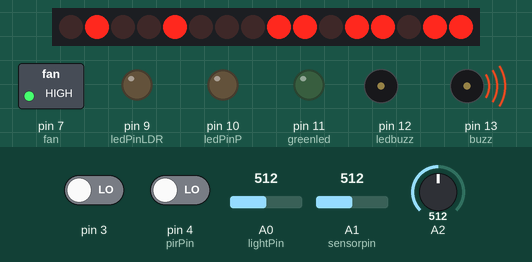
Simulated run of this sketch. Board: Arduino Uno, built with avr-gcc and run on an emulated ATmega328P. On the bench: 16 shift-register outputs drawn as a row of LEDs (first output left, lit = HIGH), switched loads named in the sketch (green lamp = pin HIGH), output pins drawn as LEDs (lit = HIGH), buzzer (waves = sounding, pin HIGH). The test bench sets the inputs (shaded band); at power-on: pin 3 LOW, pin 4 (pirPin) LOW, A0 (lightPin) = 512, A1 (sensorpin) = 512, A2 = 512. Pins used as bus, display or sensor lines are not drawn; what the sketch prints to the serial monitor is not drawn.

Above: at 30.1 s.
Timing chart, 0 to 31.6 s (numbered marks = the images above):
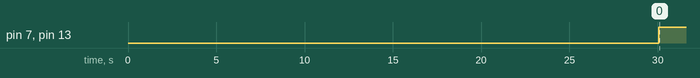

Measured:
- by itself, pin 7 (fan), pin 13 (buzz): LOW → HIGH at 30.1 s

The sketch:

PIR_LDR_Flame_temp_gas_final_project.ino
```cpp
#include<SoftwareSerial.h>
#include <math.h>

//gas
int fan=7;
int greenled=11;
int buzz=13;
int gas_value;
int gas_avalue;
int sensorThres=100;

//temperture
#define LATCH 6
#define CLK 5
#define DATA 2
byte digitTwo[10]={0b10000000, 0b11111001, 0b00100100, 0b00110000, 0b00011001, 0b00010010, 0b00000010, 0b11111000, 0b00000000, 0b00010000};
byte digitOne[10]={0b10111111, 0b00000110, 0b11011011, 0b11001111, 0b11100110, 0b11101101, 0b11111101, 0b00000111, 0b11111111, 0b11101111};
double Thermistor(int RawADC)
{ double temp;
temp=log(10000.0*((1024.0/RawADC-1)));
temp=1/(0.001129148+(0.000234125+(0.0000000876741*temp*temp))*temp);
temp=temp-273.15;
return temp;
}


//PIR
int calibrationTime = 30;
long unsigned int lowIn;
long unsigned int pause = 5000;
boolean lockLow = true;
boolean takeLowTime;
int pirPin = 4;
int ledPinP = 10;
int counter=0;
long previousmills=0;
long previousmillis1=0;
int interval=1000;


//flame
int sensorpin=A1;
int sensorvalue=0;
int ledbuzz=12;

//LDR
const int lightPin = A0;
const int ledPinLDR = 9;
int lightLevel;

void setup ( ) {
  pinMode(ledPinLDR, OUTPUT);
 pinMode(ledbuzz,OUTPUT);
  Serial.begin(9600);
  pinMode(pirPin, INPUT);
  pinMode(ledPinP, OUTPUT);
  digitalWrite(pirPin, LOW);
  pinMode(fan,OUTPUT);
  pinMode(buzz,OUTPUT);
  pinMode(greenled,OUTPUT);
  pinMode(3,INPUT);
digitalWrite(fan, LOW);


  //give the sensor some time to calibrate
  Serial.print("calibrating sensor ");
    for(int i = 0; i < calibrationTime; i++){
      Serial.print(".");
      delay(1000);
      }
    Serial.println(" done");
    Serial.println("SENSOR ACTIVE");
    delay(50);

 pinMode(LATCH,OUTPUT);
      pinMode(CLK,OUTPUT);
      pinMode(DATA,OUTPUT);
      Serial.begin(9600);

 }

void loop ( ) {
  unsigned long currentmillis= millis();
      //PIR
     if(digitalRead(pirPin) == HIGH){
         //the led visualizes the sensors output pin state
         //delay(3000);
         if (currentmillis-previousmills>4*interval)
         {
          previousmills=currentmillis;
          counter++;
       //delay(2000);
       Serial.println("no.of preople : ");
       Serial.println(counter);
         }

       if(counter%4==0)
       {
        digitalWrite(ledPinP, HIGH);
        //delay(1000);
        if (currentmillis-previousmillis1>interval)
        {
          previousmillis1=currentmillis;
          digitalWrite(ledPinP,LOW );
        }

        }
       if(lockLow){
         //makes sure we wait for a transition to LOW before any further output is made:
         lockLow = false;

         delay(50);
         }
         takeLowTime = true;
       }

     if(digitalRead(pirPin) == LOW){
       digitalWrite(ledPinP, LOW);  //the led visualizes the sensors output pin state

       if(takeLowTime){
        lowIn = millis();          //save the time of the transition from high to LOW
        takeLowTime = false;       //make sure this is only done at the start of a LOW phase
        }
       //if the sensor is low for more than the given pause,
       //we assume that no more motion is going to happen
       if(!lockLow && millis() - lowIn > pause){
           //makes sure this block of code is only executed again after
           //a new motion sequence has been detected
           lockLow = true;

           delay(50);
           }
       }

//flame
 sensorvalue=analogRead(sensorpin);

  if(sensorvalue<100)
  {
    Serial.println("fire detected");
    digitalWrite(ledbuzz,HIGH);
    delay(500);
  }
  digitalWrite(ledbuzz,LOW);
  //delay(sensorvalue);


//LDR
 lightLevel = analogRead(lightPin);
lightLevel = map(lightLevel, 100, 500, 0, 255);
lightLevel = constrain(lightLevel, 0, 255);
analogWrite(ledPinLDR,255-lightLevel);


//temperture
int val;
      double temp;
      int tempD;
      val= analogRead(A2);
      temp=Thermistor(val);
      tempD = round(temp);
      Serial.println(tempD);

      int tens = (tempD - (tempD%10))/10;
      int ones = tempD%10;

      digitalWrite(LATCH,LOW);
      shiftOut(DATA, CLK, MSBFIRST, ~digitTwo[tens]);
      shiftOut(DATA, CLK, MSBFIRST, ~digitOne[ones]);
      digitalWrite(LATCH,HIGH);
      //delay(1000);

      //gas
      gas_avalue=digitalRead(3);
  if(gas_avalue==LOW)
  {
    digitalWrite(fan,HIGH);
    digitalWrite(greenled,LOW);
    digitalWrite(buzz,HIGH);
    Serial.println("DANGER");
    Serial.println(gas_avalue);
  }
  else
  {

    digitalWrite(greenled,HIGH);
    digitalWrite(buzz,LOW);
    Serial.println("NO DANGER");
  }
  delay(100);


}
```
